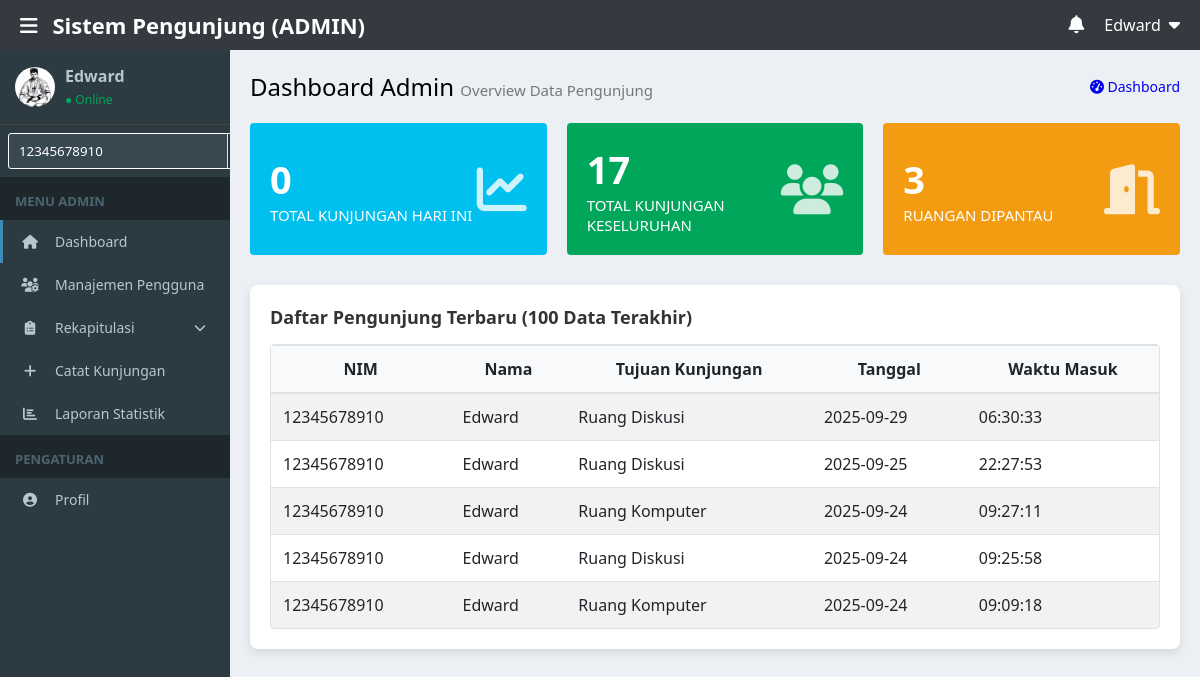
The page /admin_dashboard.php?keyword=12345678910 (signed in) on the database its author committed.
### tables this page shows
CREATE TABLE `visits` (
  `id` int(11) NOT NULL,
  `nim` varchar(100) NOT NULL,
  `nama` varchar(255) NOT NULL,
  `tujuan` varchar(255) NOT NULL,
  `tanggal_kunjungan` date NOT NULL,
  `jam_masuk` time NOT NULL,
  `created_at` timestamp NOT NULL DEFAULT current_timestamp(),
  `device_id` varchar(255) DEFAULT NULL,
  `scan_location` varchar(100) DEFAULT 'entrance',
  `visit_method` enum('manual','scan') DEFAULT 'manual'
);

### admin_dashboard.php (the view, shortened to what this page needs)
<?php
require_once 'includes/db.php';
$user = $_SESSION['user_data'];
$today = date('Y-m-d');
$stmt  = $conn->prepare("SELECT COUNT(*) AS total FROM visits WHERE tanggal_kunjungan = ?");
$stmt->bind_param('s', $today);
$stmt->execute();
$total_visits_today = $stmt->get_result()->fetch_assoc()['total'];
$stmt = $conn->prepare("SELECT COUNT(*) AS total FROM visits");
$stmt->execute();
$total_visits_all = $stmt->get_result()->fetch_assoc()['total'];
$keyword = isset($_GET['keyword']) ? trim($_GET['keyword']) : '';
$where   = '';
$params  = [];
$types   = '';
if ($keyword !== '') {
    $where  = ' WHERE nim LIKE ? OR nama LIKE ? ';
    $like   = "%$keyword%";
    $params = [$like, $like];
    $types  = 'ss';
}
$sql  = "SELECT * FROM visits $where ORDER BY created_at DESC LIMIT 100";
$stmt = $conn->prepare($sql);
if ($keyword !== '') {
    $stmt->bind_param($types, ...$params);
}
$stmt->execute();
$all_visits = $stmt->get_result()->fetch_all(MYSQLI_ASSOC);
$profile_picture = trim($user['profile_picture'] ?? '');
?>
<!DOCTYPE html>
<html lang="en">
<head>
    <link rel="stylesheet" href="https://cdnjs.cloudflare.com/ajax/libs/font-awesome/6.5.1/css/all.min.css">
    <link rel="stylesheet" href="css/admin_dashboard.css">
    <link rel="stylesheet" href="css/session_timeout.css">
</head>
<body class="admin-page">
<div class="wrapper">
    <header class="top-header">
        <div class="top-header-left">
            <span class="menu-toggle" id="menuToggle"><i class="fas fa-bars"></i></span>
            <span class="logo">Sistem Pengunjung (ADMIN)</span>
        </div>
        <div class="top-header-right">
            <i class="fas fa-bell"></i>
            <div class="admin-profile">
                <span><?= htmlspecialchars($user['first_name']) ?></span>
                <i class="fas fa-caret-down"></i>
            </div>
        </div>
    </header>
    <div class="content-body">
        <aside class="sidebar" id="sidebar">
            <div class="profile">
                <img src="<?= htmlspecialchars($profile_picture) ?>" alt="Profile">
                <div>
                    <p><strong><?= htmlspecialchars($user['first_name']) ?></strong></p>
                    <span class="online-status">● Online</span>
                </div>
            </div>
            <div class="search-container">
                <form method="get" action="admin_dashboard.php" id="searchForm">
                    <input type="text"
                           name="keyword"
                           id="searchInput"
                           placeholder="Cari NIM/Nama..."
                           value="<?= htmlspecialchars($keyword) ?>"
                           autocomplete="off">
                    <button type="submit"><i class="fas fa-search"></i></button>
                </form>
            </div>
            <div class="navigation-header">MENU ADMIN</div>
            <nav>
                <ul>
                    <li><a href="admin_dashboard.php" class="active"><i class="fas fa-home"></i><span>Dashboard</span></a></li>
                    <li><a href="manajemen_pengguna.php"><i class="fas fa-users-cog"></i><span>Manajemen Pengguna</span></a></li>
                    <li>
                        <a href="#" class="has-submenu" id="rekapitulasiToggle">
                            <i class="fas fa-clipboard-list"></i>
                            <span>Rekapitulasi</span>
                            <i class="fas fa-chevron-down"></i>
                        </a>
                    </li>
                    <li><a href="catat_kunjungan.php"><i class="fas fa-plus"></i><span>Catat Kunjungan</span></a></li>
                    <li><a href="laporan_statistik.php"><i class="fas fa-chart-bar"></i><span>Laporan Statistik</span></a></li>
                </ul>
            </nav>
            <div class="navigation-header">PENGATURAN</div>
            <nav>
                <ul>
                    <li><a href="profile.php"><i class="fas fa-user-circle"></i><span>Profil</span></a></li>
                </ul>
            </nav>
        </aside>
        <main class="main-content" id="mainContent">
            <div class="main-header">
                <h1>Dashboard Admin <span>Overview Data Pengunjung</span></h1>
                <ol class="breadcrumb">
                    <li><a href="#" style="text-decoration:none;"><i class="fas fa-tachometer-alt"></i> Dashboard</a></li>
                </ol>
            </div>
            <section class="cards">
                <div class="card blue">
                    <div class="card-content">
                        <h3><?= $total_visits_today ?></h3>
                        <p>TOTAL KUNJUNGAN HARI INI</p>
                    </div>
                    <div class="card-icon"><i class="fas fa-chart-line"></i></div>
                </div>
                <div class="card green">
                    <div class="card-content">
                        <h3><?= $total_visits_all ?></h3>
                        <p>TOTAL KUNJUNGAN KESELURUHAN</p>
                    </div>
                    <div class="card-icon"><i class="fas fa-users"></i></div>
                </div>
                <div class="card orange">
                    <div class="card-content">
                        <h3>3</h3>
                        <p>RUANGAN DIPANTAU</p>
                    </div>
                    <div class="card-icon"><i class="fas fa-door-open"></i></div>
                </div>
            </section>
            <section class="recent-visitors mt-4">
                <h3>Daftar Pengunjung Terbaru (100 Data Terakhir)</h3>
                <div class="table-responsive">
                    <table class="table table-striped">
                        <thead>
                            <tr>
                                <th>NIM</th>
                                <th>Nama</th>
                                <th>Tujuan Kunjungan</th>
                                <th>Tanggal</th>
                                <th>Waktu Masuk</th>
                            </tr>
                        </thead>
                        <tbody>
                        <?php if ($all_visits): ?>
                            <?php foreach ($all_visits as $v): ?>
                            <tr>
                                <td><?= htmlspecialchars($v['nim']) ?></td>
                                <td><?= htmlspecialchars($v['nama']) ?></td>
                                <td><?= htmlspecialchars($v['tujuan']) ?></td>
                                <td><?= htmlspecialchars($v['tanggal_kunjungan']) ?></td>
                                <td><?= htmlspecialchars($v['jam_masuk']) ?></td>
                            </tr>
                            <?php endforeach; ?>
                        <?php endif; ?>
                        </tbody>
                    </table>
                </div>
            </section>
        </main>
    </div>
</div>
</body>
</html>

### rows shown on the page
visits: nama "Edward", nim "12345678910", tujuan "Ruang Komputer", tanggal_kunjungan "2025-09-24", jam_masuk "09:09:18"
visits: nim "12345678910", nama "Edward", tujuan "Ruang Diskusi", tanggal_kunjungan "2025-09-29", jam_masuk "06:30:33"
visits: nim "12345678910", nama "Edward", tujuan "Ruang Diskusi", tanggal_kunjungan "2025-09-25", jam_masuk "22:27:53"
visits: nim "12345678910", nama "Edward", tujuan "Ruang Komputer", tanggal_kunjungan "2025-09-24", jam_masuk "09:27:11"
visits: nim "12345678910", nama "Edward", tujuan "Ruang Diskusi", tanggal_kunjungan "2025-09-24", jam_masuk "09:25:58"

### other values the page prints
$total_visits_today "0"
$total_visits_all "17"
